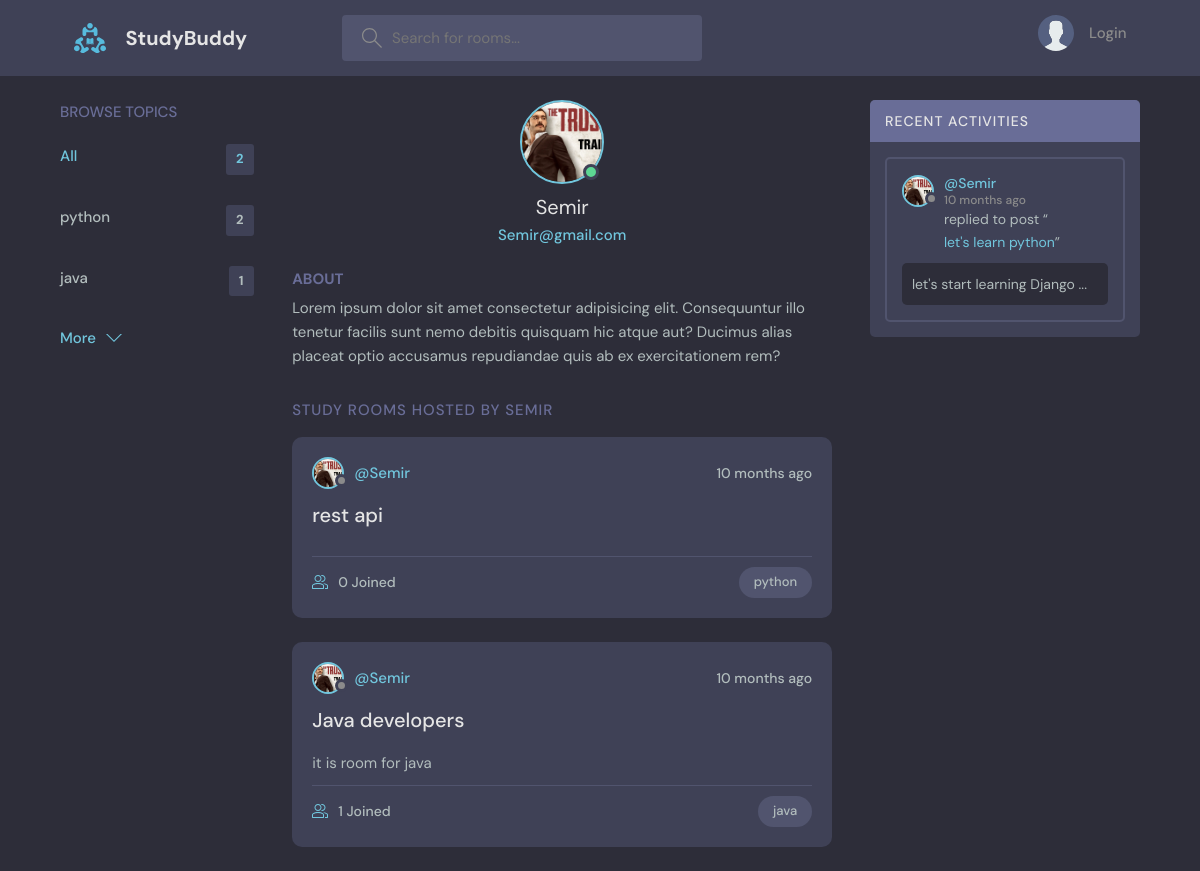
Screenshot of /profile/3/ with the database file from the repository.
### base/models.py (models this page shows, shortened)
class Topic(models.Model):
    name=models.CharField(max_length=200)

class User(AbstractUser):
    name=models.CharField(max_length=200, null=True)
    email=models.EmailField(unique=True, null=True)
    bio=models.TextField(null=True)
    avatar=models.ImageField(null=True, default="avatar.svg")
    USERNAME_FIELD='email'
    REQUIRED_FIELDS=['username']

class Room(models.Model):
    host=models.ForeignKey(User, on_delete=models.SET_NULL ,null=True)
    topic=models.ForeignKey(Topic, on_delete=models.SET_NULL ,null=True)
    name=models.CharField(max_length=200)
    description=models.TextField(null=True, blank=True)
    participants=models.ManyToManyField(User, related_name='participants', blank=True)
    updated=models.DateTimeField(auto_now=True)
    created=models.DateTimeField(auto_now_add=True)
    class Meta:
        ordering=['-updated','-created']
    def __str__(self):
        return self.name

class Message(models.Model):
    user=models.ForeignKey(User, on_delete=models.CASCADE)
    room=models.ForeignKey(Room, on_delete=models.CASCADE)
    body=models.TextField()
    updated=models.DateTimeField(auto_now=True)
    created=models.DateTimeField(auto_now_add=True)
    class Meta:
        ordering=['-updated','-created']
    def __str__(self):
        return self.body[:50]

### base/views.py (the view)
# urls.py: path('profile/<str:pk>/', views.profile, name='profile'),
def profile(request, pk):
    user=User.objects.get(id=pk)
    room_messages=user.message_set.all()
    rooms=user.room_set.all()
    topics=Topic.objects.all()
    context={'user':user,'rooms':rooms,'topics':topics, "room_messages":room_messages}
    return render(request, 'profile.html', context)

### base/templates/profile.html (shortened to what this page needs)
{% extends 'main.html' %}
{% block content %}
<main class="profile-page layout layout--3">
    <div class="container">
        {% include 'topic_component.html'%}
        <div class="roomList">
            <div class="profile">
                <div class="profile__avatar">
                    <div class="avatar avatar--large active">
                        <img src="{{user.avatar.url}}" />
                    </div>
                </div>
                <div class="profile__info">
                    <h3>{{user.username}}</h3>
                    <p>{{user.email}}</p>
                </div>
                <div class="profile__about">
                    <h3>About</h3>
                    <p>
                        Lorem ipsum dolor sit amet consectetur adipisicing elit. Consequuntur illo tenetur
                        facilis sunt nemo debitis quisquam hic atque aut? Ducimus alias placeat optio
                        accusamus repudiandae quis ab ex exercitationem rem?
                    </p>
                </div>
            </div>
            <div class="roomList__header">
                <div>
                    <h2>Study Rooms Hosted by {{user.username}}</a>
                    </h2>
                </div>
            </div>
            {% include 'feed_component.html' %}
        </div>
        {% include 'activity_component.html' %}
    </div>
</main>
{% endblock %}

### templates/main.html (shortened to what this page needs)
<!DOCTYPE html>
{% load static %}
<html lang="en">
<head>
    <link rel="stylesheet" href="{% static 'style/style.css' %}" />
</head>
<body>
    {% include 'nav.html' %}
    {% block content %}
    {% endblock %}
</body>
</html>

### templates/nav.html (shortened to what this page needs)
{% load static %}
<header class="header header--loggedIn">
    <div class="container">
        <a href="/" class="header__logo">
            <img src="{% static 'images/logo.svg' %}" />
            <h1>StudyBuddy</h1>
        </a>
        <form class="header__search" method="GET" action="{% url 'home'%}">
            <label>
                <input name="q" placeholder="Search for rooms..." />
            </label>
        </form>
        <nav class="header__menu">
            {% if request.user.is_authenticated %}
            <div class="header__user">
                <a href="{% url 'profile' request.user.id %}">
                    <div class="avatar avatar--medium active">
                        <img src="{{request.user.avatar.url}}" />
                    </div>
                    <p>{{request.user.name}} <span>{{request.user.email}}</span></p>
                </a>
                <button class=" dropdown-button">
                    <svg version="1.1" xmlns="http://www.w3.org/2000/svg" width="32" height="32" viewBox="0 0 32 32">
                        <title>chevron-down</title>
                        <path d="M16 21l-13-13h-3l16 16 16-16h-3l-13 13z"></path>
                    </svg>
                </button>
            </div>
            <div class="dropdown-menu">
                <a href="{% url 'update_user' %}" class="dropdown-link"><svg version="1.1"
                        xmlns="http://www.w3.org/2000/svg" width="32" height="32" viewBox="0 0 32 32">
                        <title>tools</title>
                        <path
                            d="M27.465 32c-1.211 0-2.35-0.471-3.207-1.328l-9.392-9.391c-2.369 0.898-4.898 0.951-7.355 0.15-3.274-1.074-5.869-3.67-6.943-6.942-0.879-2.682-0.734-5.45 0.419-8.004 0.135-0.299 0.408-0.512 0.731-0.572 0.32-0.051 0.654 0.045 0.887 0.277l5.394 5.395 3.586-3.586-5.394-5.395c-0.232-0.232-0.336-0.564-0.276-0.887s0.272-0.596 0.572-0.732c2.552-1.152 5.318-1.295 8.001-0.418 3.274 1.074 5.869 3.67 6.943 6.942 0.806 2.457 0.752 4.987-0.15 7.358l9.392 9.391c0.844 0.842 1.328 2.012 1.328 3.207-0 2.5-2.034 4.535-4.535 4.535zM15.101 19.102c0.26 0 0.516 0.102 0.707 0.293l9.864 9.863c0.479 0.479 1.116 0.742 1.793 0.742 1.398 0 2.535-1.137 2.535-2.535 0-0.668-0.27-1.322-0.742-1.793l-9.864-9.863c-0.294-0.295-0.376-0.74-0.204-1.119 0.943-2.090 1.061-4.357 0.341-6.555-0.863-2.631-3.034-4.801-5.665-5.666-1.713-0.561-3.468-0.609-5.145-0.164l4.986 4.988c0.391 0.391 0.391 1.023 0 1.414l-5 5c-0.188 0.188-0.441 0.293-0.707 0.293s-0.52-0.105-0.707-0.293l-4.987-4.988c-0.45 1.682-0.397 3.436 0.164 5.146 0.863 2.631 3.034 4.801 5.665 5.666 2.2 0.721 4.466 0.604 6.555-0.342 0.132-0.059 0.271-0.088 0.411-0.088z">
                        </path>
                    </svg>
                    Settings</a>
                <a href="{% url 'logout' %}" class="dropdown-link"><svg version="1.1" xmlns="http://www.w3.org/2000/svg"
                        width="32" height="32" viewBox="0 0 32 32">
                        <title>sign-out</title>
                        <path
                            d="M3 0h22c0.553 0 1 0 1 0.553l-0 3.447h-2v-2h-20v28h20v-2h2l0 3.447c0 0.553-0.447 0.553-1 0.553h-22c-0.553 0-1-0.447-1-1v-30c0-0.553 0.447-1 1-1z">
                        </path>
                        <path
                            d="M21.879 21.293l1.414 1.414 6.707-6.707-6.707-6.707-1.414 1.414 4.293 4.293h-14.172v2h14.172l-4.293 4.293z">
                        </path>
                    </svg>
                    Logout</a>
                {% else %}
                <a href="{% url 'login' %}">
                    <img src="{% static 'images/avatar.svg'%}" />
                    <p>Login</p>
                </a>
                {% endif %}
            </div>
</header>

### base/templates/topic_component.html
<div class="topics">
    <div class="topics__header">
        <h2>Browse Topics</h2>
    </div>
    <ul class="topics__list">
        <li>
            <a href="/" class="active">All <span>{{topics.count}}</span></a>
        </li>
        {% for topic in topics %}
        <li>
            <a href="{% url 'home'%}?q={{topic.name}}">{{topic.name}} <span>{{topic.room_set.all.count}}</span></a>
        </li>
        {% endfor %}
    </ul>
    <a class="btn btn--link" href="{% url 'topics' %}">
        More
        <svg version="1.1" xmlns="http://www.w3.org/2000/svg" width="32" height="32" viewBox="0 0 32 32">
            <title>chevron-down</title>
            <path d="M16 21l-13-13h-3l16 16 16-16h-3l-13 13z"></path>
        </svg>
    </a>
</div>

### base/templates/feed_component.html (shortened to what this page needs)
{% for room in rooms %}
<div class="roomListRoom">
    <div class="roomListRoom__header">
        <a href="{% url 'profile' room.host.id %}" class="roomListRoom__author">
            <div class="avatar avatar--small">
                <img src="{{room.host.avatar.url}}" />
            </div>
            <span>@{{room.host.username}}</span>
        </a>
        <div class="roomListRoom__actions">
            <span>{{room.created|timesince}} ago</span>
        </div>
    </div>
    <div class="roomListRoom__content">
        <a href="{% url 'room' room.id %}">{{room.name}}</a>
        <p>
            {{room.description}}
        </p>
    </div>
    <div class="roomListRoom__meta">
        <a href="{% url 'room' room.id %}" class="roomListRoom__joined">
            {{room.participants.all.count}} Joined
        </a>
        <p class="roomListRoom__topic">{{room.topic.name}}</p>
    </div>
</div>
{% endfor%}

### base/templates/activity_component.html (shortened to what this page needs)
<div class="activities">
    <div class="activities__header">
        <h2>Recent Activities</h2>
    </div>
    {% for message in room_messages %}
    <div class="activities__box">
        <div class="activities__boxHeader roomListRoom__header">
            <a href="{% url 'profile' message.user.id %}" class="roomListRoom__author">
                <div class="avatar avatar--small">
                    <img src="{{message.user.avatar.url}}" />
                </div>
                <p>
                    @{{message.user.username}}
                    <span>{{message.created|timesince}} ago</span>
                </p>
            </a>
        </div>
        <div class="activities__boxContent">
            <p>replied to post “<a href="{% url 'room' message.room.id %}">{{message.room}}</a>”</p>
            <div class="activities__boxRoomContent">
                {{message}}
            </div>
        </div>
    </div>
    {% endfor %}
</div>

### rows the page displays
Topic: name "python", room_set.all.count "2"
Topic: name "java", room_set.all.count "1"
User: avatar (picture), username "Semir", email "Semir@gmail.com", username "SEMIR"
Room: host.avatar (picture), host.username "Semir", created "10 months", name "rest api", participants.all.count "0", topic.name "python"
Room: host.avatar (picture), host.username "Semir", created "10 months", name "Java developers", description "it is room for java", participants.all.count "1", topic.name "java"
Message: user.avatar (picture), user.username "Semir", created "10 months", room "let's learn python", body "let's start learning Django ..."

### other values shown
{{ topics.count }} "2"
